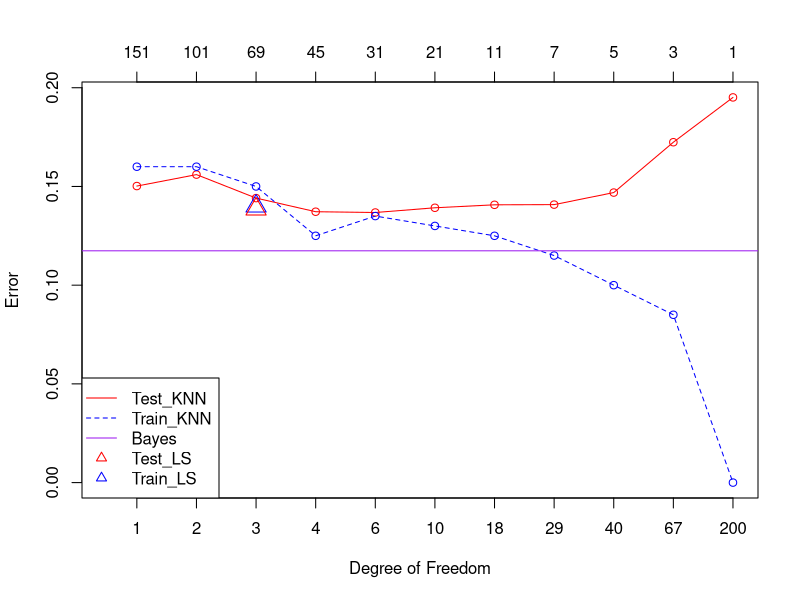

The R script that drew this image:

setwd(dirname(rstudioapi::getSourceEditorContext()$path))
set.seed(9301)
#number of predictors
p = 2 
#sd for generating centers
s = 1 
#number of observations in each class
n = 100
#number of centers
csize = 10
#generate twenty different 2-dim vectors from standard normal distribution
m1 = matrix(rnorm(csize*p), csize, p)*s + cbind(rep(1, csize), rep(0, csize))
m0 = matrix(rnorm(csize*p), csize, p)*s + cbind(rep(0, csize), rep(1, csize))
#choose 100 index of centers from each 10 different centers
id1 = sample(1:csize, n, replace = TRUE)
id0 = sample(1:csize, n, replace = TRUE)
#sd for generating x
s2 = sqrt(1/5)
#generate x from standard normal distribution
x_train = matrix(rnorm(2*n*p), 2*n, p)*s2 + rbind(m1[id1,], m0[id0,])
#generate y 
y_train = c(rep(1,n), rep(0,n))
#generate test data
N = 5000
id1 = sample(1:csize, N, replace = TRUE)
id0 = sample(1:csize, N, replace = TRUE)
x_test = matrix(rnorm(2*N*p), 2*N, p)*s2 + rbind(m1[id1,], m0[id0,])
y_test = c(rep(1,N), rep(0,N))

#Linear regression
traindata = data.frame(x_train, y_train)
testdata = data.frame(x_test, y_test)
l_model = lm(y_train~ ., data = traindata)
Ytrain_pred_LS = as.numeric(l_model$fitted.values > 0.5)
Ytest_pred_LS = as.numeric((predict(l_model, testdata)) > 0.5)
##calculate train and test error
train_err_LS = sum(y_train != Ytrain_pred_LS)/(2*n)
test_err_LS = sum(y_test != Ytest_pred_LS)/(2*N)

#KNN
library(class)
myk = c(151, 101, 69, 45, 31, 21, 11, 7, 5, 3, 1)
m = length(myk)
train.err.knn = rep(0,m)
test.err.knn = rep(0, m)
y_train = factor(y_train)
y_test = factor(y_test)
for( j in 1:m){
  Ytrain.pred = knn(x_train, x_train, y_train, k = myk[j])
  train.err.knn[j] = sum(y_train != Ytrain.pred)/(2*n)
  Ytest.pred = knn(x_train, x_test, y_train,k = myk[j])
  test.err.knn[j] = sum(y_test != Ytest.pred)/(2*N)
}
#Bayes error
mixnorm=function(x){
  ## return the density ratio for a point x, where each 
  ## density is a mixture of normal with 10 components
  sum(exp(-apply((t(m1)-x)^2, 2, sum)*5/2))/sum(exp(-apply((t(m0)-x)^2, 2, sum)*5/2))
}

Ytest_pred_Bayes = apply(x_test, 1, mixnorm)
Ytest_pred_Bayes = as.numeric(Ytest_pred_Bayes > 1);
test.err.Bayes = sum(y_test !=  Ytest_pred_Bayes) / (2*N)

pdf("AssignmentOutput_1_9301_chunlei2_Chunlei.pdf")
plot(c(0.5,m), range(test_err_LS, train_err_LS, test.err.knn, train.err.knn),
     type="n", xlab="Degree of Freedom", ylab="Error", xaxt="n")
df = round((2*n)/myk)
axis(1, at = 1:m, labels = df)
axis(3, at = 1:m, labels = myk)
points(1:m, test.err.knn, col="red", pch=1)
lines(1:m, test.err.knn, col="red", lty=1);
points(1:m, train.err.knn, col="blue", pch=1);
lines(1:m, train.err.knn, col="blue", lty=2);
points(3, train_err_LS, pch=2, cex=2, col="blue")
points(3, test_err_LS, pch=2, cex=2, col="red")
abline(test.err.Bayes, 0, col="purple")
legend("bottomleft", legend = c("Test_KNN", "Train_KNN", "Bayes", "Test_LS", "Train_LS"), lty = c(1,2,1,NA,NA), pch = c(NA,NA,NA,2,2), col = c("red", "blue", "purple", "red", "blue"))
dev.off()
